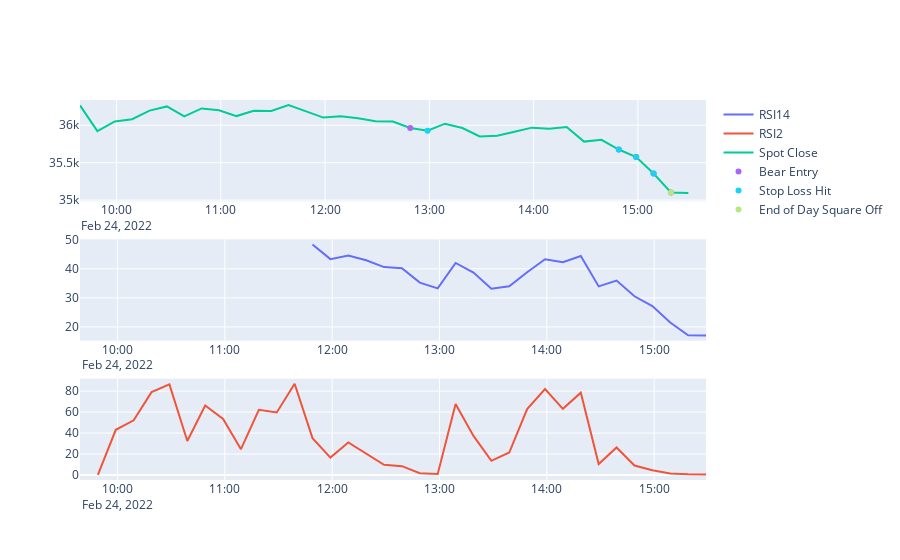

The code cell stored with this chart in its notebook:
### Code cell
# start = datetime.date(year, month, date)
year = 2022
strategy = "RSI-Dual"
date = datetime.date(year, 2, 24)

signal_data = Result_path + "/Data_" + strategy + ".csv"
print(signal_data)

df = pd.read_csv(signal_data)
vis.plotSignal(df, date)
